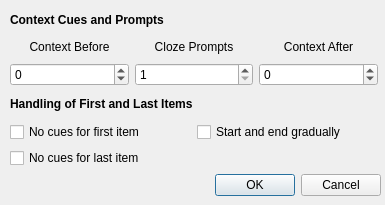
<?xml version="1.0" encoding="UTF-8"?>
<ui version="4.0">
 <class>Dialog</class>
 <widget class="QDialog" name="Dialog">
  <property name="geometry">
   <rect>
    <x>0</x>
    <y>0</y>
    <width>385</width>
    <height>205</height>
   </rect>
  </property>
  <property name="minimumSize">
   <size>
    <width>385</width>
    <height>205</height>
   </size>
  </property>
  <property name="maximumSize">
   <size>
    <width>385</width>
    <height>205</height>
   </size>
  </property>
  <property name="windowTitle">
   <string>Overlapping Cloze Note Settings</string>
  </property>
  <widget class="QDialogButtonBox" name="buttonBox">
   <property name="geometry">
    <rect>
     <x>10</x>
     <y>170</y>
     <width>371</width>
     <height>31</height>
    </rect>
   </property>
   <property name="orientation">
    <enum>Qt::Horizontal</enum>
   </property>
   <property name="standardButtons">
    <set>QDialogButtonBox::Cancel|QDialogButtonBox::Ok</set>
   </property>
  </widget>
  <widget class="QWidget" name="verticalLayoutWidget">
   <property name="geometry">
    <rect>
     <x>10</x>
     <y>10</y>
     <width>368</width>
     <height>158</height>
    </rect>
   </property>
   <layout class="QVBoxLayout" name="verticalLayout">
    <item>
     <layout class="QGridLayout" name="gridLayout_1">
      <property name="leftMargin">
       <number>0</number>
      </property>
      <property name="rightMargin">
       <number>0</number>
      </property>
      <item row="1" column="2">
       <widget class="QLabel" name="label_4">
        <property name="text">
         <string>Context After</string>
        </property>
        <property name="alignment">
         <set>Qt::AlignCenter</set>
        </property>
       </widget>
      </item>
      <item row="2" column="0">
       <widget class="QSpinBox" name="sb_before">
        <property name="toolTip">
         <string>Number of context cues before the prompt.&lt;br&gt;Set to -1/'all' to show all previous items as context</string>
        </property>
        <property name="specialValueText">
         <string>all</string>
        </property>
        <property name="minimum">
         <number>-1</number>
        </property>
       </widget>
      </item>
      <item row="2" column="1">
       <widget class="QSpinBox" name="sb_cloze">
        <property name="toolTip">
         <string>Number of items to prompt for per card</string>
        </property>
        <property name="minimum">
         <number>1</number>
        </property>
       </widget>
      </item>
      <item row="1" column="0">
       <widget class="QLabel" name="label_2">
        <property name="text">
         <string>Context Before</string>
        </property>
        <property name="alignment">
         <set>Qt::AlignCenter</set>
        </property>
       </widget>
      </item>
      <item row="1" column="1">
       <widget class="QLabel" name="label_3">
        <property name="text">
         <string>Cloze Prompts</string>
        </property>
        <property name="alignment">
         <set>Qt::AlignCenter</set>
        </property>
       </widget>
      </item>
      <item row="2" column="2">
       <widget class="QSpinBox" name="sb_after">
        <property name="toolTip">
         <string>Number of context cues after the prompt.&lt;br&gt;Set to -1/'all' to show all following items as context</string>
        </property>
        <property name="specialValueText">
         <string>all</string>
        </property>
        <property name="minimum">
         <number>-1</number>
        </property>
       </widget>
      </item>
      <item row="0" column="0" colspan="3">
       <widget class="QLabel" name="label_1">
        <property name="text">
         <string>&lt;html&gt;&lt;head/&gt;&lt;body&gt;&lt;p&gt;&lt;span style=&quot; font-weight:600;&quot;&gt;Context Cues and Prompts&lt;/span&gt;&lt;/p&gt;&lt;/body&gt;&lt;/html&gt;</string>
        </property>
       </widget>
      </item>
     </layout>
    </item>
    <item>
     <layout class="QGridLayout" name="gridLayout_2">
      <property name="leftMargin">
       <number>0</number>
      </property>
      <property name="rightMargin">
       <number>0</number>
      </property>
      <item row="1" column="0">
       <widget class="QCheckBox" name="cb_ncf">
        <property name="toolTip">
         <string>Don't provide any context cues for first cloze item</string>
        </property>
        <property name="text">
         <string>No cues for first item</string>
        </property>
       </widget>
      </item>
      <item row="0" column="0" colspan="2">
       <widget class="QLabel" name="label_5">
        <property name="text">
         <string>&lt;html&gt;&lt;head/&gt;&lt;body&gt;&lt;p&gt;&lt;span style=&quot; font-weight:600;&quot;&gt;Handling of First and Last Items&lt;/span&gt;&lt;/p&gt;&lt;/body&gt;&lt;/html&gt;</string>
        </property>
       </widget>
      </item>
      <item row="2" column="0">
       <widget class="QCheckBox" name="cb_ncl">
        <property name="toolTip">
         <string>Don't provide any context cues for last cloze item</string>
        </property>
        <property name="text">
         <string>No cues for last item</string>
        </property>
       </widget>
      </item>
      <item row="1" column="1">
       <widget class="QCheckBox" name="cb_incr">
        <property name="toolTip">
         <string>For notes that have multiple clozes revealed per card,&lt;br&gt;gradually build up to full reveal count at the start,&lt;br&gt;and vice-versa in the end</string>
        </property>
        <property name="text">
         <string>Start and end gradually</string>
        </property>
       </widget>
      </item>
     </layout>
    </item>
   </layout>
  </widget>
 </widget>
 <tabstops>
  <tabstop>sb_before</tabstop>
  <tabstop>sb_cloze</tabstop>
  <tabstop>sb_after</tabstop>
  <tabstop>cb_ncf</tabstop>
  <tabstop>cb_ncl</tabstop>
  <tabstop>cb_incr</tabstop>
  <tabstop>buttonBox</tabstop>
 </tabstops>
 <resources/>
 <connections>
  <connection>
   <sender>buttonBox</sender>
   <signal>accepted()</signal>
   <receiver>Dialog</receiver>
   <slot>accept()</slot>
   <hints>
    <hint type="sourcelabel">
     <x>228</x>
     <y>404</y>
    </hint>
    <hint type="destinationlabel">
     <x>157</x>
     <y>274</y>
    </hint>
   </hints>
  </connection>
  <connection>
   <sender>buttonBox</sender>
   <signal>rejected()</signal>
   <receiver>Dialog</receiver>
   <slot>reject()</slot>
   <hints>
    <hint type="sourcelabel">
     <x>296</x>
     <y>410</y>
    </hint>
    <hint type="destinationlabel">
     <x>286</x>
     <y>274</y>
    </hint>
   </hints>
  </connection>
 </connections>
</ui>
